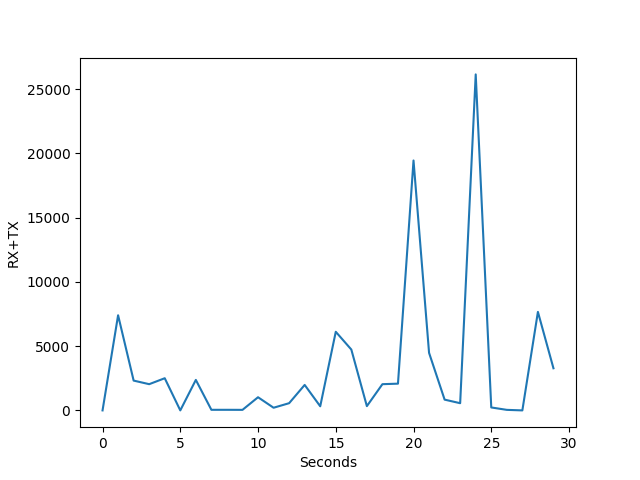

Write the Python code that produced this figure.
import subprocess
import matplotlib.pyplot as plt
import time as t

interface_name = "wlp9s0"

values = []
times = []
time = 0

command = f"ip -s link show {interface_name}"
prev_value = 0
for i in range(0, 30):
    try:
        output = subprocess.check_output(command, shell=True, universal_newlines=True)
        lines = output.split('\n')
        rx_line = lines[3]
        tx_line = lines[5]
        rx_value = None
        tx_value = None
        if rx_line:
            rx_value = rx_line.split()[0]

        if tx_line:
            tx_value = tx_line.split()[0]
        if prev_value == 0:
            prev_value = int(rx_value) + int(tx_value)

        times.append(time)
        time += 1

        values.append((int(rx_value) + int(tx_value)) - prev_value)
        prev_value = int(rx_value) + int(tx_value)
        t.sleep(1)
    except subprocess.CalledProcessError as e:
        print(f"Ошибка выполнения команды: {e}")
    except Exception as e:
        print(f"Произошла ошибка: {e}")
fig, ax = plt.subplots()
ax.set_xlabel('Seconds')
ax.set_ylabel('RX+TX')
ax.plot(times, values)
plt.savefig("dccp_ip_20.png")
